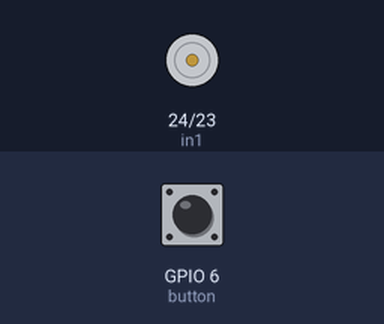
This program was run on a simulated Raspberry Pi (BCM pin numbers). Parts: motor-driver pin pairs drawn as motors (green arrow = first pin HIGH = forward, orange = second pin HIGH = backward, longer = more drive, scaled by the enable pin). The test bench sets the inputs (shaded band); at power-on: GPIO 6 (button) LOW. The camera gives no picture and a still takes 0.5 s.

Above: at 1.2 s.
1.3 s: GPIO 6 (button) pulled HIGH for 0.15 s
At 2.2 s:
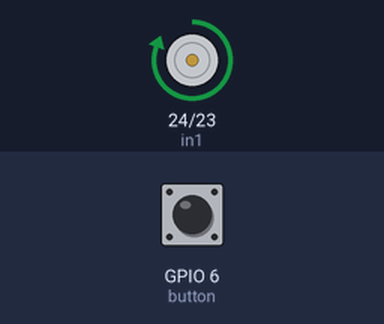
Timing chart, 0 to 4.3 s (numbered marks = the images above; inputs shaded):
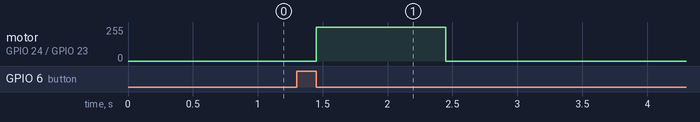

The program:

main.py
```python
from picamera import PiCamera
from time import sleep
import RPi.GPIO as GPIO
import requests
import os


url = ''


camera = PiCamera()
camera.resolution = (1920,1080)

in1 = 24
in2 = 23
en = 25
button = 6

GPIO.setmode(GPIO.BCM)
GPIO.setup(in1,GPIO.OUT)
GPIO.setup(in2,GPIO.OUT)
GPIO.setup(en,GPIO.OUT)
GPIO.output(in1,GPIO.LOW)
GPIO.output(in2,GPIO.LOW)
GPIO.output(en,GPIO.LOW)
GPIO.setup(button,GPIO.IN,pull_up_down=GPIO.PUD_DOWN)

lastButtonState = 0
while True:
    buttonState = GPIO.input(button)

    if lastButtonState == GPIO.HIGH and buttonState == GPIO.LOW:
        GPIO.output(in1,GPIO.HIGH)
        GPIO.output(in2,GPIO.LOW)
        GPIO.output(en,GPIO.HIGH)

        sleep(1)

        GPIO.output(in1,GPIO.LOW)
        GPIO.output(in2,GPIO.LOW)
        GPIO.output(en,GPIO.LOW)

        camera.start_preview()
        sleep(5)
        camera.capture('/home/pi/Desktop/scripts/image.jpg')
        camera.stop_preview()
        sleep(2)


        file = {'image': open('/home/pi/Desktop/scripts/image.jpg','rb')}
        x = requests.post(url, files = file, verify = False)
        print(x.text)
    lastButtonState = buttonState

GPIO.cleanup()
```

Measured:
- after the input at 1.3 s, motor on GPIO 24 (in1) / GPIO 23 (in2): stopped → forward 255/255 after 0.15 s, → stopped 1.0 s later
